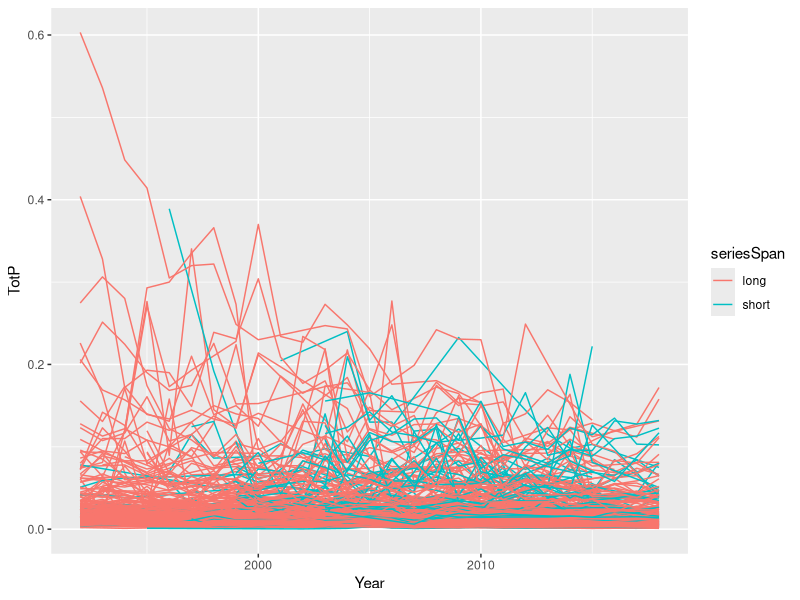
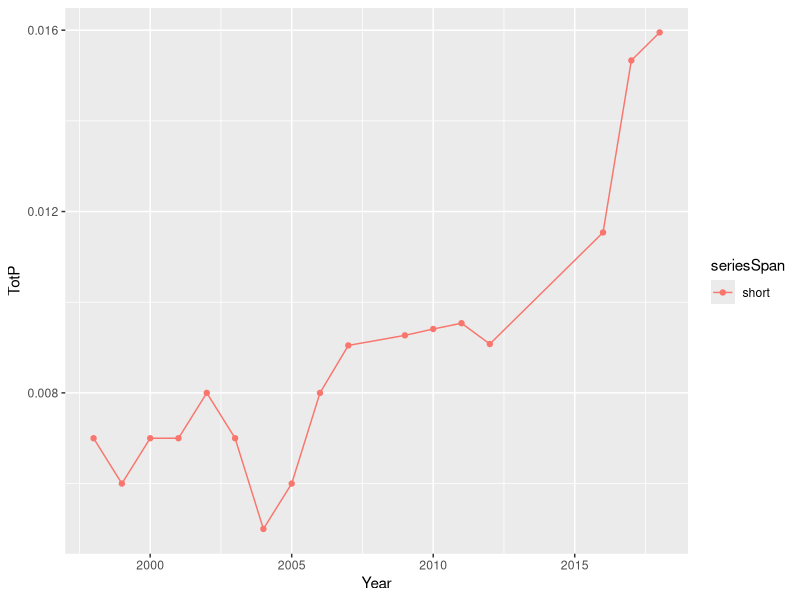
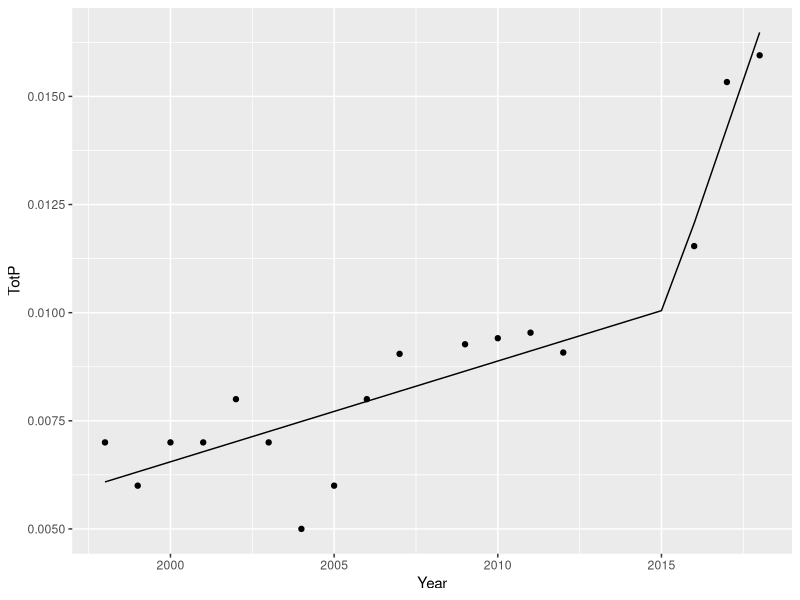
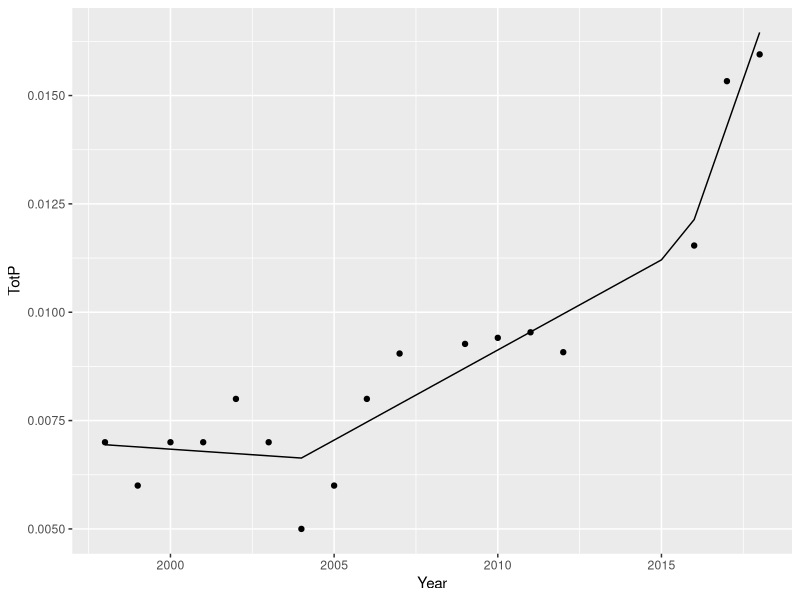

The R source for these figures, in order: (Note: this script raises an error after producing the figures.)

# Knekkpunkt-analyse
# Har fulgt
#   https://rpubs.com/MarkusLoew/12164

# 1. Libraries  

# install.packages("segmented")
library(segmented)
library(dplyr)
library(tidyr)
library(ggplot2)
library(purrr)

dat <- read.delim("Input_data/LWTP.txt")

head(dat)

# Kjapp titt på datasett
library(skimr)
skim(dat)

#
# Omformater til "langt" datasett
#
dat2 <- dat %>%
  pivot_longer(X1992:X2018, names_to = "Year", values_to = "TotP") %>%
  mutate(Year = as.numeric(substr(Year,2,5))) %>%
  filter(!is.na(TotP))

ggplot(dat2, aes(Year, TotP, group = monitoringSiteIdentifier, color = seriesSpan)) +
  geom_line()

#
# Lagre 'identifiers'   
#
identifiers <- dat$monitoringSiteIdentifier

#
# En relativt tilfeldig serie   
#
dat2_pick <- dat2 %>% filter(monitoringSiteIdentifier == identifiers[6])

ggplot(dat2_pick, aes(Year, TotP, group = monitoringSiteIdentifier, color = seriesSpan)) +
  geom_line() +
  geom_point()


#
# Eksempel i https://rpubs.com/MarkusLoew/12164
#

# create a linear model
my.lm <- lm(TotP ~ Year, data = dat2_pick)
# summary(my.lm)

# turn linear model into a segmented model
my.seg1 <- segmented(my.lm, 
                    seg.Z = ~ Year, 
                    psi = mean(range(dat2_pick$Year)))
summary(my.seg1)
my.seg1$psi
slope(my.seg1)
# class(my.seg1)

my.fitted <- fitted(my.seg1)
yrs <- seq(min(dat2_pick$Year), max(dat2_pick$Year))
my.fitted <- predict(my.seg1, 
                     newdata = data.frame(Year = yrs))
my.model <- data.frame(Year = yrs, TotP = my.fitted)

ggplot(dat2_pick, aes(Year, TotP)) +
  geom_point() +
  geom_line(data = my.model)

#
# Same, but with 2 breakpoints
#
starting_values <- seq(min(dat2_pick$Year), max(dat2_pick$Year), length = 4)
starting_values <- starting_values[2:3]
starting_values
my.seg2 <- segmented(my.lm, 
                     seg.Z = ~ Year, 
                     psi = starting_values)
summary(my.seg2)
my.seg2$psi
slope(my.seg2)
# class(my.seg2)

my.fitted <- fitted(my.seg2)
yrs <- seq(min(dat2_pick$Year), max(dat2_pick$Year))
my.fitted <- predict(my.seg2, 
                     newdata = data.frame(Year = yrs))
my.model <- data.frame(Year = yrs, TotP = my.fitted)

ggplot(dat2_pick, aes(Year, TotP)) +
  geom_point() +
  geom_line(data = my.model)

#
# Test for zero, one or two breakpoints
#
test1 <- pscore.test(my.seg1) 
test2 <- pscore.test(my.seg1, more.break = TRUE) 
test1
str(test1)
test2 
str(test2)
# 
# selgmented - velger automatisk antall breakpoints
# 
my.selg <- selgmented(my.lm, Kmax = 2)
summary(my.selg)

my.selg <- selgmented(olm=my.lm, Kmax = 3, type = "davies")
my.selg <- selgmented(olm=my.lm, Kmax = 3, type = "bic")


# 
# selgmented i funksjon
# 
get_model <- function(id, data){
  cat("-------------------------------------------------\n", id, "\n")   # prints to screen (or file)
  data_pick <<- data %>% filter(monitoringSiteIdentifier == id) # using "<<-" because selgmented relies on data_pick being global :-|
  # create a linear model
  my.lm <- lm(TotP ~ Year, data = data_pick)
  result <- selgmented(my.lm, seg.Z = ~ Year, Kmax = 2)
  cat("\n")
  result
}
# Test 1
get_model(identifiers[6], dat2)

# Test 2
test <- identifiers[5:6] %>% 
  purrr::map(get_model, data = dat2) %>% 
  set_names(identifiers[5:6])
str(test, 1)
str(test[[1]], 1)

#
# Kjør alle (<1 minutt) 
#
sink("01_Output_selgmented.txt")     # sender output (som ellers ville gått til skjerm) til denne fila
model_list <- purrr::map(identifiers, get_model, data = dat2)
model_list <- set_names(model_list, identifiers)
sink()                              # sender output til skjerm igjen


str(model_list[1:10],1)

model_list[[1]]$psi  # = NULL fordi det ikke e4r noen knekkpunkter
model_list[[6]]$psi  # en rad per knekkpunkt

#
# Antall knekkpunkt
#
get_number_of_breakpoints <- function(model){
  ifelse(
    is.null(model$psi),
    0,                       # hvis
    nrow(model$psi)
  )
}
# Test
# get_number_of_breakpoints(model_list[[1]])
# get_number_of_breakpoints(model_list[[6]])

number_of_breakpoints <- model_list %>% map_dbl(get_number_of_breakpoints)

df_number_of_breakpoints <- tibble(
  monitoringSiteIdentifier = names(number_of_breakpoints),
  n_breaks = number_of_breakpoints
)

#
# Verdi av knekkpunkt(er)
#
get_breakpoints <- function(model){
  result <- 
    tibble(Brk1 = as.numeric(NA), 
           Brk1_SE = as.numeric(NA),
           Brk2 = as.numeric(NA), 
           Brk2_SE = as.numeric(NA))
  if (!is.null(model[["psi"]])){
    result$Brk1 <- model[["psi"]][1, "Est."]
    result$Brk1_SE <- model[["psi"]][1, "St.Err"]
    if (nrow(model[["psi"]]) == 2){
      result$Brk2 <- model[["psi"]][2, "Est."]
      result$Brk2_SE <- model[["psi"]][2, "St.Err"]
    }
  }
  result
}
# Test
get_breakpoints(model_list[[1]])
get_breakpoints(model_list[[6]])
get_breakpoints(model_list[["FISW_214"]])

#
# Finn alle knekkpunkt(er)
#
df_breakpoints_value <- purrr::map_dfr(model_list, get_breakpoints)
df_breakpoints_value$monitoringSiteIdentifier <- names(model_list)

head(df_breakpoints_value)

#
# Sett sammen
#

df_breakpoints <- dat %>%
  select(waterBodyCategory:seriesSpan) %>%
  left_join(df_number_of_breakpoints) %>%
  left_join(df_breakpoints_value)

#
# PLott knekkpunkt
#
ggplot(df_breakpoints, aes(monitoringSiteIdentifier, color = countryCode)) +
  geom_pointrange(aes(y = Brk1, ymin = Brk1 - Brk1_SE, ymax = Brk1 + Brk1_SE)) +
  geom_pointrange(aes(y = Brk2, ymin = Brk2 - Brk2_SE, ymax = Brk2 + Brk1_SE)) +
  theme(axis.text.y = element_text(size = 6)) +
  coord_flip()

# Lagre
writexl::write_xlsx(df_breakpoints, "01_df_breakpoints.xlsx")


 # get_number_of_breakpoints(model_list[[6]])
